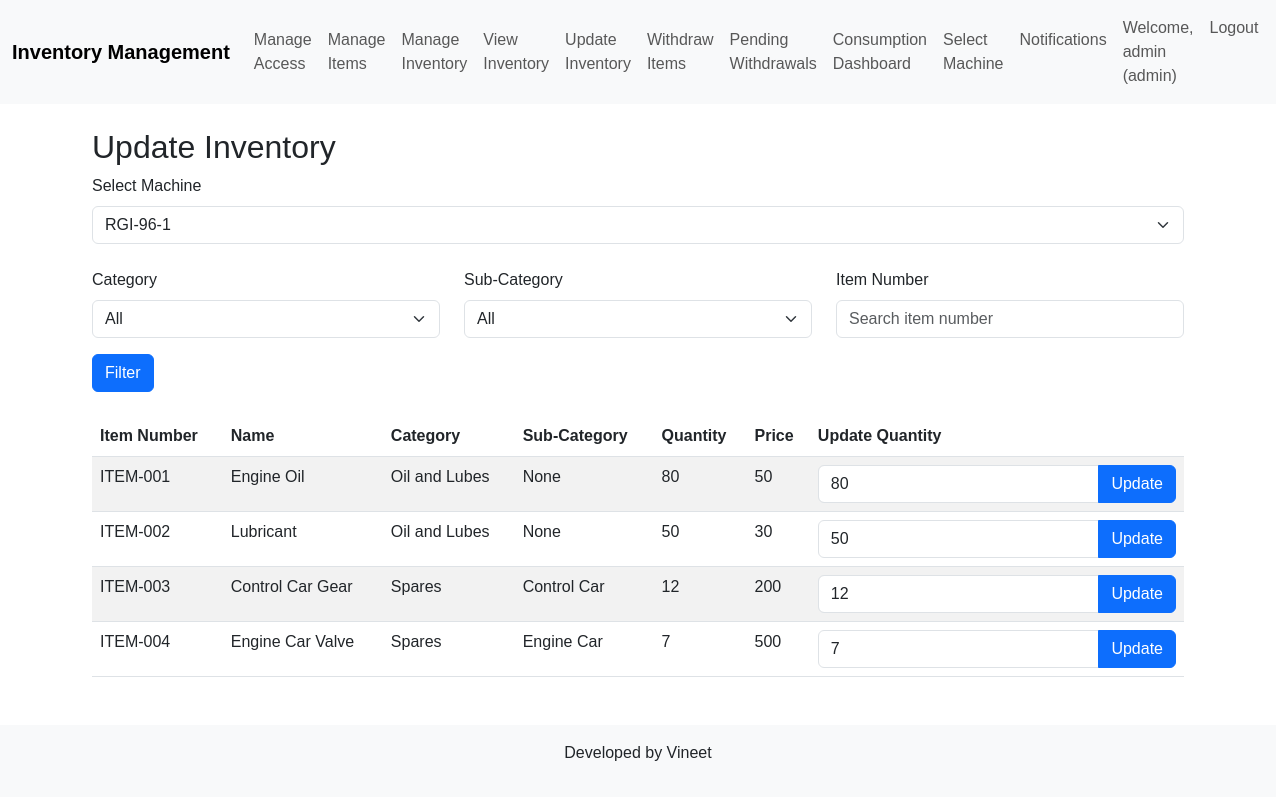
Page /update_inventory (signed in) on the committed database.
### models/user.py (models this page shows, shortened)
class Item(db.Model):
    id = db.Column(db.Integer, primary_key=True)
    machine_id = db.Column(db.Integer, db.ForeignKey('machine.id'), nullable=False)
    item_number = db.Column(db.String(50), unique=True, nullable=False)
    name = db.Column(db.String(100), nullable=False)
    quantity = db.Column(db.Integer, nullable=False, default=0)
    category = db.Column(db.String(50), nullable=True)
    sub_category = db.Column(db.String(50), nullable=True)
    price = db.Column(db.Integer, nullable=True)
    mmf = db.Column(db.Integer, nullable=False, default=0)  # Minimum Monthly Forecast

### routes/auth.py (the view, shortened to what this page needs)
@auth_bp.route('/update_inventory', methods=['GET', 'POST'])
def update_inventory():
    if 'user' not in session:
        flash('Please log in first', 'error')
        return redirect(url_for('auth.login'))
    user_role = session['user']['role']
    user_id = session['user']['id']
    machines = Machine.query.all() if user_role == 'admin' else [Machine.query.get(m['id']) for m in session['user']['machines']]
    if not machines:
        flash('No machines available.', 'error')
        return redirect(url_for('auth.select_machine'))
    machine_id = None
    if user_role == 'admin':
        machine_id = int(request.form.get('machine_id')) if request.method == 'POST' and request.form.get('machine_id') else (session.get('selected_machine', {}).get('id') or machines[0].id)
    else:
        if 'selected_machine' not in session:
            flash('Please select a machine', 'error')
            return redirect(url_for('auth.select_machine'))
        machine_id = session['selected_machine']['id']
    if user_role != 'admin' and machine_id not in [m.id for m in machines]:
        flash('You are not authorized to view this machine', 'error')
        return redirect(url_for('auth.select_machine'))
    selected_machine = Machine.query.get(machine_id)
    category = request.args.get('category', '')
    sub_category = request.args.get('sub_category', '')
    item_number = request.args.get('item_number', '').strip()
    query = Item.query.filter_by(machine_id=machine_id)
    if category:
        query = query.filter(Item.category == category)
    if sub_category:
        query = query.filter(Item.sub_category == sub_category)
    if item_number:
        query = query.filter(Item.item_number.ilike(f'%{item_number}%'))
    items = query.all()
    categories = ['Oil and Lubes', 'Spares']
    sub_categories = ['Control Car', 'Camp Car', 'Brake Car', 'Engine Car'] if category == 'Spares' else []
    logger.info(f"Update Inventory: user={session['user']['username']}, machine={selected_machine.name}, category={category}, items={len(items)}")
    log = AccessLog(user_id=user_id, machine_id=machine_id, action='view')
    db.session.add(log)
    db.session.commit()
    return render_template('update_inventory.html',
                         items=items,
                         machines=machines,
                         categories=categories,
                         sub_categories=sub_categories,
                         selected_category=category,
                         selected_sub_category=sub_category,
                         selected_item_number=item_number,
                         selected_machine=selected_machine,
                         user_role=user_role)

### templates/update_inventory.html (shortened to what this page needs)
{% extends "base.html" %}
{% block content %}
<div class="container mt-4">
    <h2>Update Inventory</h2>
    {% if user_role == 'admin' %}
        <form method="POST" class="mb-4">
            <div class="mb-3">
                <label for="machine_id" class="form-label">Select Machine</label>
                <select name="machine_id" id="machine_id" class="form-select" onchange="this.form.submit()">
                    {% for machine in machines %}
                        <option value="{{ machine.id }}" {{ 'selected' if machine.id == selected_machine.id }}>{{ machine.name }}</option>
                    {% endfor %}
                </select>
            </div>
        </form>
    {% endif %}
    <form method="GET" class="mb-4">
        <div class="row">
            <div class="col-md-4">
                <label for="category" class="form-label">Category</label>
                <select name="category" id="category" class="form-select" onchange="this.form.submit()">
                    <option value="">All</option>
                </select>
            </div>
            <div class="col-md-4">
                <label for="sub_category" class="form-label">Sub-Category</label>
                <select name="sub_category" id="sub_category" class="form-select" onchange="this.form.submit()">
                    <option value="">All</option>
                </select>
            </div>
            <div class="col-md-4">
                <label for="item_number" class="form-label">Item Number</label>
                <input type="text" name="item_number" id="item_number" class="form-control" value="{{ selected_item_number }}" placeholder="Search item number">
            </div>
        </div>
        <button type="submit" class="btn btn-primary mt-3">Filter</button>
    </form>
    {% if items %}
        <table class="table table-striped">
            <thead>
                <tr>
                    <th>Item Number</th>
                    <th>Name</th>
                    <th>Category</th>
                    <th>Sub-Category</th>
                    <th>Quantity</th>
                    <th>Price</th>
                    <th>Update Quantity</th>
                </tr>
            </thead>
            <tbody>
                {% for item in items %}
                    <tr>
                        <td>{{ item.item_number }}</td>
                        <td>{{ item.name }}</td>
                        <td>{{ item.category }}</td>
                        <td>{{ item.sub_category or 'None' }}</td>
                        <td>{{ item.quantity }}</td>
                        <td>{{ item.price }}</td>
                        <td>
                            <form method="POST">
                                <div class="input-group">
                                    <input type="number" name="quantity" class="form-control" value="{{ item.quantity }}" min="0" required>
                                    <button type="submit" class="btn btn-primary">Update</button>
                                </div>
                            </form>
                        </td>
                    </tr>
                {% endfor %}
            </tbody>
        </table>
    {% else %}
        <p>No items found for the selected machine and filters.</p>
    {% endif %}
</div>
{% endblock %}

### static/css/styles.css (style rules this page uses)
body { font-family: Arial, sans-serif; }
.table { margin-top: 20px; }

### rows in the picture
Item: item_number "ITEM-001", name "Engine Oil", category "Oil and Lubes", sub_category "None", quantity "80", price "50"
Item: item_number "ITEM-002", name "Lubricant", category "Oil and Lubes", sub_category "None", quantity "50", price "30"
Item: item_number "ITEM-003", name "Control Car Gear", category "Spares", sub_category "Control Car", quantity "12", price "200"
Item: item_number "ITEM-004", name "Engine Car Valve", category "Spares", sub_category "Engine Car", quantity "7", price "500"

### other values in the picture
{{ session['user']['username'] }} "admin"
{{ session['user']['role'] }} "admin"
form field machine_id "RGI-96-1"
